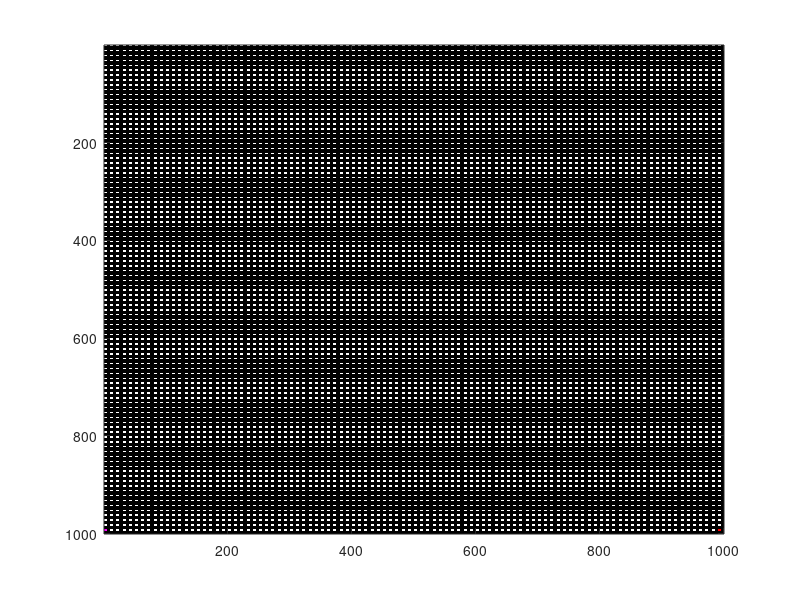

This chart was generated by the following MATLAB code:
clc
clear all
close all

imgNum = 100;
channels = 3;
numRows = 10;
numCols = 10;

fullStruct = zeros(numRows, numCols, channels, imgNum, imgNum);

for iter = 1:imgNum
	for jter = 1:imgNum
		fullStruct(1:3, 1:5, :, iter, jter) = 255;
		if jter == imgNum && iter == imgNum
			fullStruct(1:3, 1:5, 1, iter, jter) = 100;
			fullStruct(1:3, 1:5, 2, iter, jter) = 0;
			fullStruct(1:3, 1:5, 3, iter, jter) = 0;
		elseif iter == imgNum && jter == 1
			fullStruct(1:3, 1:5, 1, iter, jter) = 100;
			fullStruct(1:3, 1:5, 2, iter, jter) = 0;
			fullStruct(1:3, 1:5, 3, iter, jter) = 200;
		end

	end
end

for iter = 1:imgNum
	for jter = 1:imgNum
		if jter == 1
			slice = fullStruct(:,:,:, jter, iter);
		else 
			slice = cat(1,slice, fullStruct(:,:,:, jter, iter));
		end
	end
	if iter == 1
		fprintf('\nJust once\n');
		panel = slice;
	else
		panel = cat(2, panel, slice);
	end
end

figure(1)
image(panel);
